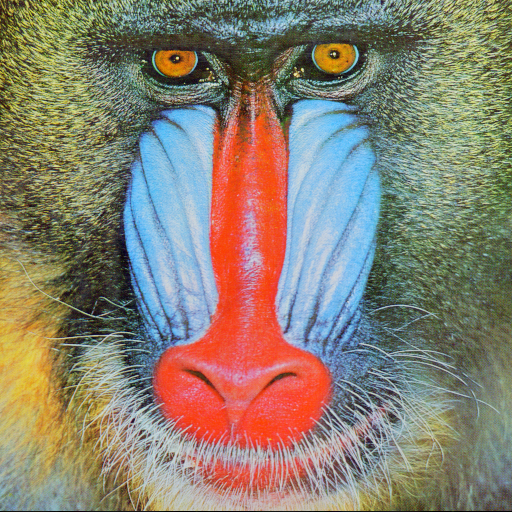
#> input picture codes/babon.png, 512 x 512 px
$ python SVD.py
#> lines starting #> are read from the running program, lines starting #| are printed output that depends on the picture
### codes/myutil.py
import matplotlib.pyplot as plt
import cv2
import numpy as np

def plotImage(images, titles=['Approximation', ' Horizontal detail', 'Vertical detail', 'Diagonal detail']):
	imgcount =  len(images)
	fig = plt.figure(figsize=(5, 5))
	print("wavelet size:",images[0].shape)

	for i, a in enumerate(images):
		if imgcount >= 4:
			ax = fig.add_subplot(imgcount//2, imgcount//2, i + 1)
		else:
			ax = fig.add_subplot(1, imgcount, i + 1)
		ax.imshow(a, interpolation="nearest", cmap=plt.cm.gray)
		ax.set_title(titles[i], fontsize=10)
		ax.set_xticks([])
		ax.set_yticks([])

	fig.tight_layout()
	plt.show()

def loadImage(fname):
#> called with fname = 'babon.png'
	image = cv2.imread(fname)
#> image is the input picture: shape (512, 512, 3); mean B, G, R 113.1, 128.9, 137.4
	image = cv2.cvtColor(image, cv2.COLOR_BGR2GRAY)
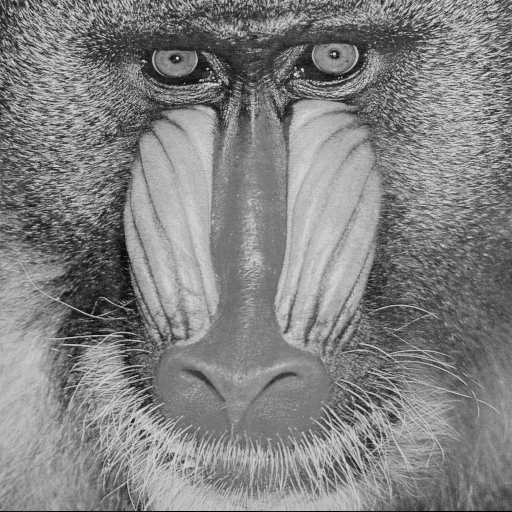
#> image: shape (512, 512); min 0, max 231, mean 129.6
	image = np.float32(image)
	image /= 255
	return image

### codes/SVD.py
from scipy.fftpack import dct, idct
from myutil import loadImage, plotImage
import pywt
import numpy as np

def decomposeSVD(block, isdebug = False):
#> called with isdebug = False
	u, s, vh = np.linalg.svd(block)
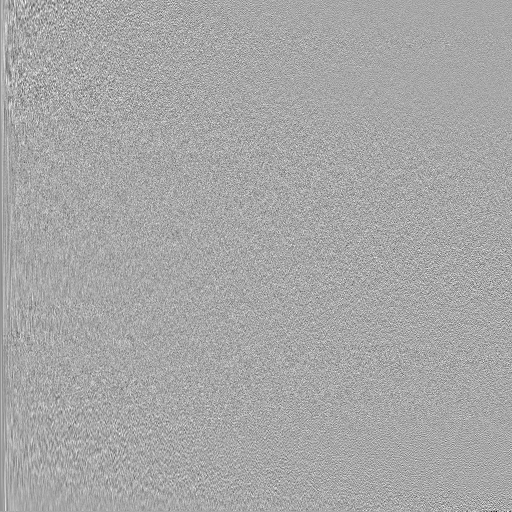
#> u: shape (512, 512) float32; min -0.418, max 0.22, mean -8.42e-05; drawn with min black and max white
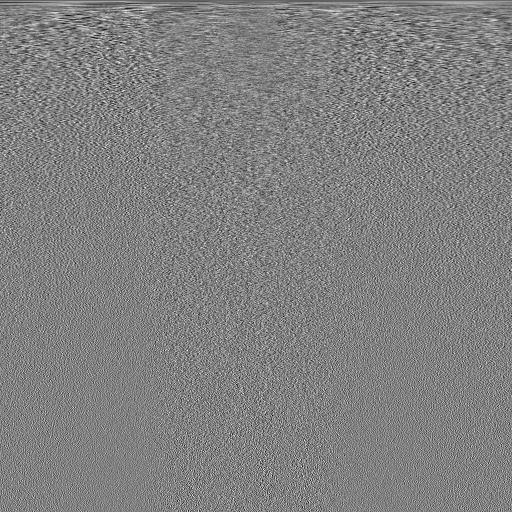
#> vh: shape (512, 512) float32; min -0.213, max 0.208, mean -8.18e-05; drawn with min black and max white
#> s = 512 values, max 263.1 at index 0, min 0.0021 at index 511, mean 2.37
	if isdebug:
		print( "u.shape", u.shape)
		print( "s.shape", s.shape)
		print( "vh.shape",vh.shape)
	return u, s, vh, block.shape

def reconstructSVD(u,s,vh, size, showimg=False):
    reconst_img = np.matrix(u[:, :size]) * np.diag(s[:size]) * np.matrix(vh[:size, :])
    if showimg:
        fig=plt.figure()
        ax=fig.add_subplot(1,1,1)
        plt.axis('off')
        plt.imshow(reconst_img, cmap=plt.get_cmap("gray"))
        plt.savefig('test.png', bbox_inches='tight', transparent=True, pad_inches=0)
        plt.show()
        return reconst_img
    else:
        return reconst_img
if __name__ == "__main__":
	image = loadImage('babon.png')
	#SVD
	u, s, vh, imgshape = decomposeSVD(image)
#> imgshape = (512, 512)
	matrix_s = np.diag(s)
	plotImage([u, matrix_s, vh], ['U matrix', 'S matrix', 'V transpose matrix'])
#> in plotImage, `imgcount =  len(images)`: imgcount = 3
#| wavelet size: (512, 512)
#> the loop in plotImage, `for i, a in enumerate(images):` made 3 passes
#> in plotImage, `plt.show()`:
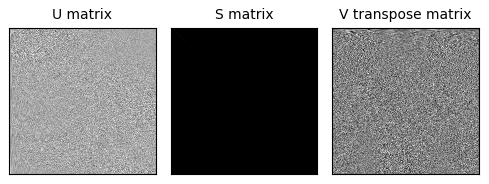
#> figure drawn by matplotlib, 3 panels
	#ISVD
	newImage = reconstructSVD(u, s, vh, imgshape[0])
	plotImage([image, newImage], ['Original', 'Inverse SVD'])
#| wavelet size: (512, 512)
#> the loop in plotImage (call 2), `for i, a in enumerate(images):` made 2 passes

$ run again, with codes/lake.png copied over codes/babon.png
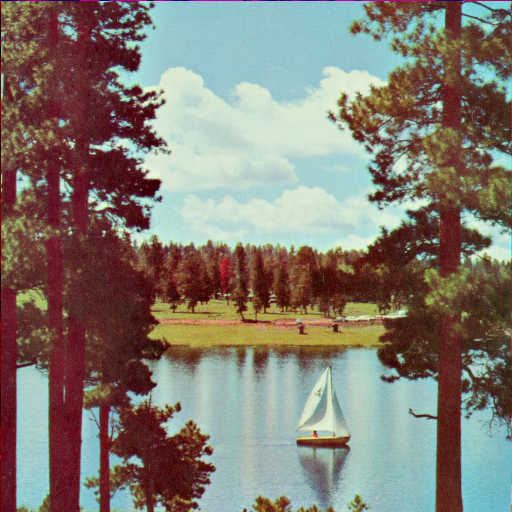
#> input picture codes/lake.png, 512 x 512 px
#> in loadImage, image is the input picture: shape (512, 512, 3); mean B, G, R 114.9, 124.3, 131
#> in decomposeSVD, `u, s, vh = np.linalg.svd(block)`:
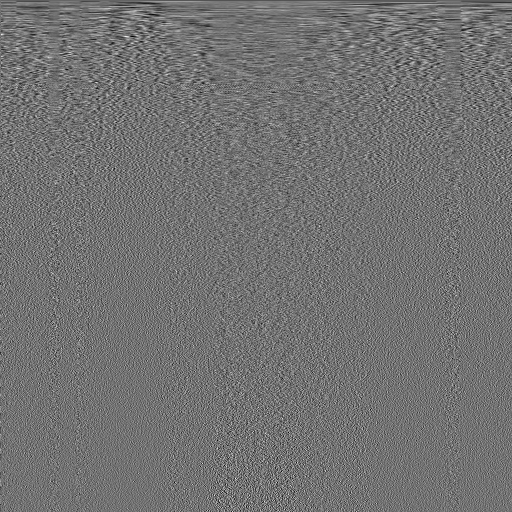
#> vh: shape (512, 512) float32; min -0.213, max 0.26, mean -0.000115; drawn with min black and max white
#> in decomposeSVD, `u, s, vh = np.linalg.svd(block)`: s = 512 values, max 269.7 at index 0, min 0.000783 at index 511, mean 2.03
#> `u, s, vh, imgshape = decomposeSVD(image)`: imgshape = (512, 512)
#> imgcount = 3
#| wavelet size: (512, 512)
#> the loop in plotImage, `for i, a in enumerate(images):` made 3 passes
#> in plotImage, `plt.show()`:
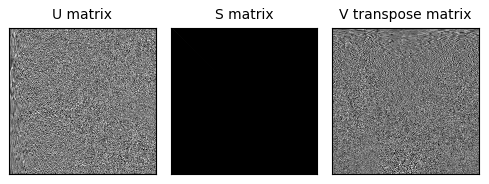
#> figure drawn by matplotlib, 3 panels
#| wavelet size: (512, 512)
#> the loop in plotImage (call 2), `for i, a in enumerate(images):` made 2 passes
